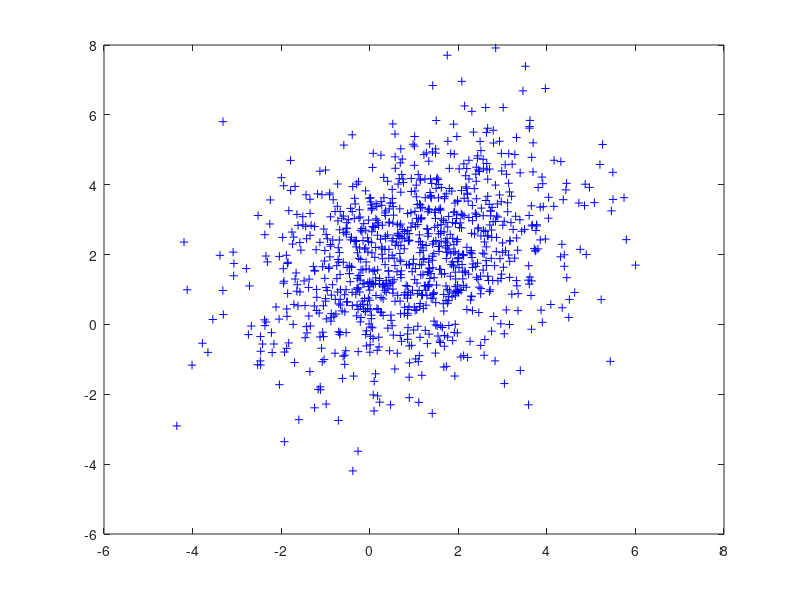

MATLAB code for this plot: (Note: this script raises an error after producing the figure.)
clear all;
clc;

n=1000;
xbar=[1;2];
Gx=[3,1;1,3];
b=randn(2,n);
figure(1)
x=xbar*ones(1,n)+sqrtm(Gx)*b;
%plot(x(1,:),x(2,:),'+b');
xm=mvnrnd(xbar,Gx,n)';
plot(xm(1,:),xm(2,:),'+b');
hold on;
draw_ellipse(xbar,Gx,0.9,'r',2);

x2=-10:10;
x1=1+1/3*(x2-2);
plot(x1,x2,'magenta','LineWidth',2);

x1=-10:10;
x2=2+1/3*(x1-2);
plot(x1,x2,'g','LineWidth',2);


